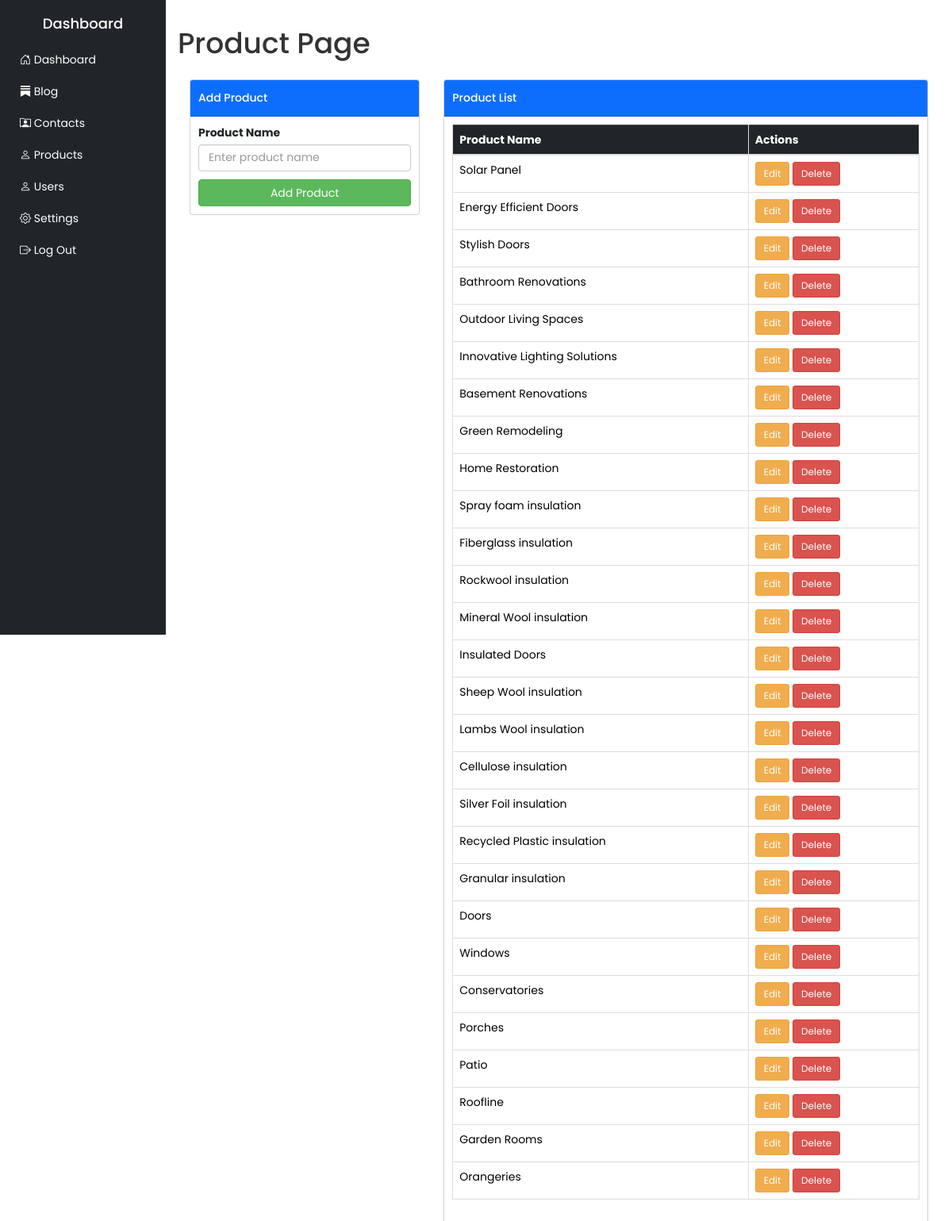
/admin/products.php (signed in), run on the app's committed database.
### tables this page shows
CREATE TABLE `our_products` (
  `ID` int(11) NOT NULL,
  `product_name` varchar(100) NOT NULL
);

### admin/products.php (the view, shortened to what this page needs)
<?php
include_once('include/header.php');
?>
<div class="container-fluid p-4" style="margin-left: 0px;">
    <h1>Product Page</h1>
    <div class="container-fluid">
        <div class="row mt-4">
            <div class="col-md-4">
                <div class="card">
                    <div class="card-header bg-primary text-white">
                        <h5>Add Product</h5>
                    </div>
                    <div class="card-body">
                        <form action="" method="POST">
                            <div class="mb-3">
                                <label for="productName" class="form-label">Product Name</label>
                                <input
                                    type="text"
                                    class="form-control"
                                    id="productName"
                                    name="product_name"
                                    placeholder="Enter product name"
                                    required="required">
                            </div>
                            <button type="submit" class="btn btn-success w-100">Add Product</button>
                        </form>
                    </div>
                </div>
            </div>
            <div class="col-md-8">
                <div class="card">
                    <div class="card-header bg-primary text-white">
                        <h5>Product List</h5>
                    </div>
                    <div class="card-body">
                        <?php
                        include "config.php";
                        $sql = "SELECT * FROM our_products";
                        $result = mysqli_query($conn, $sql) or die("Query Unsuccessful.");
                        if ($result && mysqli_num_rows($result) > 0) {
                        ?>
                            <table class="table table-bordered table-hover">
                                <thead class="table-dark">
                                    <tr>
                                        <th>Product Name</th>
                                        <th>Actions</th>
                                    </tr>
                                </thead>
                                <tbody>
                                    <?php
                                    while ($row = mysqli_fetch_assoc($result)) {
                                    ?>
                                        <tr>
                                            <td><?php echo htmlspecialchars($row['product_name']); ?></td>
                                            <td>
                                                <a href="edit_product.php?id=<?php echo $row['ID']; ?>" class="btn edit-btn btn-sm btn-warning">Edit</a>
                                                <a href="delete-inline.php?id=<?php echo $row['ID']; ?>" class="btn delete-btn btn-sm btn-danger" onclick="return confirm('Are you sure you want to delete this product <?php echo $row['product_name']; ?>?');">Delete</a>
                                            </td>
                                        </tr>
                                    <?php
                                    }
                                    ?>
                                </tbody>
                            </table>
                        <?php
                        } else {
                            echo '<div class="alert alert-warning text-center">No products found.</div>';
                        }
                        ?>
                    </div>
                </div>
            </div>
        </div>
    </div>
    <?php
    include_once('include/footer.php');
    ?>

### admin/assets/css/style.css (style rules this page uses)
* { margin: 0; padding: 0; box-sizing: border-box; font-family: "Poppins", sans-serif; }
.form-label { font-weight: bold; }

### data on the page
our_products: product_name "Solar Panel"
our_products: product_name "Energy Efficient Doors"
our_products: product_name "Stylish Doors"
our_products: product_name "Bathroom Renovations"
our_products: product_name "Outdoor Living Spaces"
our_products: product_name "Innovative Lighting Solutions"
our_products: product_name "Basement Renovations"
our_products: product_name "Green Remodeling"
our_products: product_name "Home Restoration"
our_products: product_name "Spray foam insulation"
our_products: product_name "Fiberglass insulation"
our_products: product_name "Rockwool insulation"
our_products: product_name "Mineral Wool insulation"
our_products: product_name "Insulated Doors"
our_products: product_name "Sheep Wool insulation"
our_products: product_name "Lambs Wool insulation"
our_products: product_name "Cellulose insulation"
our_products: product_name "Silver Foil insulation"
our_products: product_name "Recycled Plastic insulation"
our_products: product_name "Granular insulation"
our_products: product_name "Doors"
our_products: product_name "Windows"
our_products: product_name "Conservatories"
our_products: product_name "Porches"
our_products: product_name "Patio"
our_products: product_name "Roofline"
our_products: product_name "Garden Rooms"
our_products: product_name "Orangeries"
